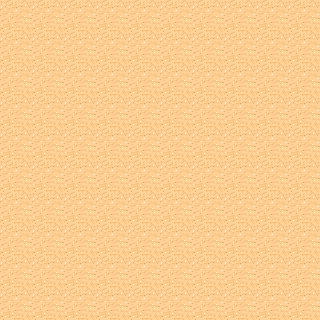

Rendered tile map (Tiled .tmx) drawn with the repository's tilesets; below, a short description and the map source with its tile grids summarised:
An orthogonal 10x10 tile map with 32x32 px tiles, 1 tile layer (BackGround).

<map version="1.0" orientation="orthogonal" width="10" height="10" tilewidth="32" tileheight="32">
 <tileset firstgid="1" name="tmw_desert_spacing" tilewidth="32" tileheight="32" spacing="1" margin="1">
  <image source="tmw_desert_spacing.png" width="265" height="199" />
 </tileset>
 <layer name="BackGround" width="10" height="10">
  <data>[100 cells, 100 non-empty, 1 distinct tile ids]</data>
 </layer>
</map>
